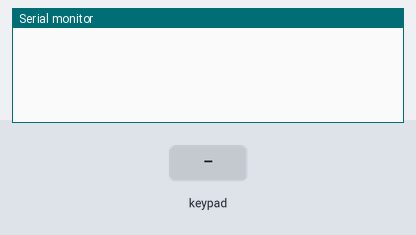
Bench run of a sketch on a simulated Arduino Uno, built with avr-gcc and run on an emulated ATmega328P. Shown: the last lines printed to the serial monitor. Inputs (shaded band) come from the test bench.

Above: at 1.2 s.
1.3 s: key '1' pressed
At 2.5 s:
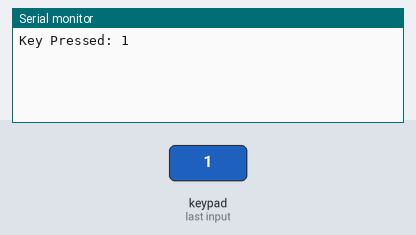
2.8 s: keypad keys 1 2 1 2 1 0 7 # pressed 0.4 s apart
At 6.2 s:
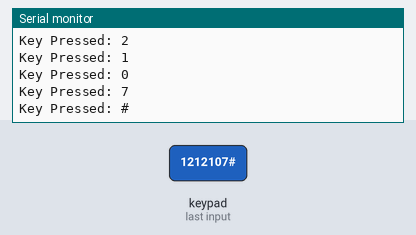
7.5 s: key 'A' pressed
At 8.7 s:
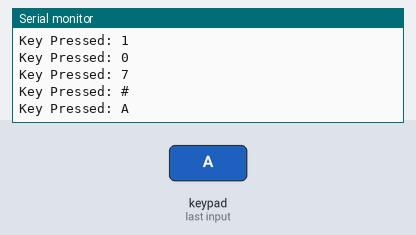
9.0 s: keypad keys 1 2 1 2 1 0 7 * pressed 0.4 s apart
At 12.2 s:
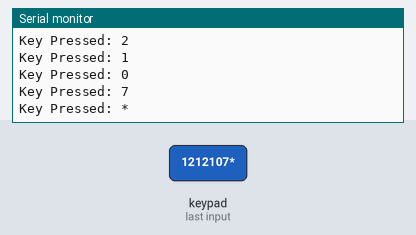
13.7 s: key 'B' pressed
At 14.7 s:
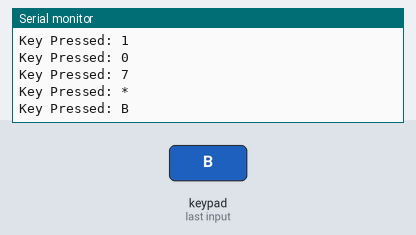
15.2 s: keypad keys 1 2 1 2 1 0 7 D pressed 0.4 s apart
At 19.2 s:
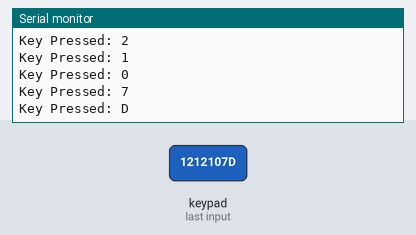
Timing chart, 0 to 20.7 s (numbered marks = the images above; inputs shaded):
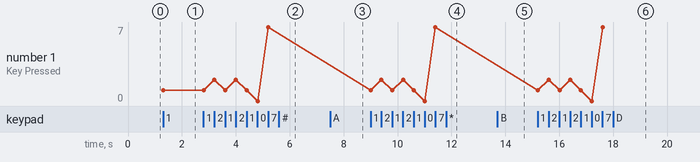

Measured:
- after the input at 1.3 s, the serial monitor: prints a new line at once (image 1)
- after the input at 2.8 s, the serial monitor: prints a new line after 0.40 s (image 2)
- after the input at 7.5 s, the serial monitor: prints a new line at once (image 3)
- after the input at 9.0 s, the serial monitor: prints a new line at once (image 4)
- after the input at 13.7 s, the serial monitor: prints a new line at once (image 5)
- after the input at 15.2 s, the serial monitor: prints a new line at once (image 6)
- plotted number 1: 1 → 7 after the input at 2.8 s

The sketch:

keypad_4x4.ino
```cpp
// 28/04/2022
// PROTOTYPE for using keypad (numpad)
// Hardware needed: Arduino microcontroller (e.g. UNO R3)
//                  Jumper wires
//                  Keypad 4x4


#include <Keypad.h>

const byte ROWS = 4; // number of rows in the keypad
const byte COLS = 4; // number of columns in the keypad

char keys[ROWS][COLS] = { // keypad layout
  {'1', '2', '3', 'A'},
  {'4', '5', '6', 'B'},
  {'7', '8', '9', 'C'},
  {'*', '0', '#', 'D'}
};

// KEYPAD connections
// 8 holes to plug in, the first 4 are black, and the last 4 are white
// Black is for rows (?) and starts counting them as 0, 1, 2, 3 (top - down)
// White is for columns (?) and starts countring them as 0, 1, 2, 3 (left - right)

byte rowPins[ROWS] = {12, 12, 10, 7}; // pins connected to keypad rows
byte colPins[COLS] = {11, 4, 6, 5}; // pins connected to keypad columns

// create Keypad object to connect with hardware
Keypad keypad = Keypad(makeKeymap(keys), rowPins, colPins, ROWS, COLS);

void setup() {
  Serial.begin(9600); // initialize serial communication
}

void loop() {
  char key = keypad.getKey(); // read keypad input

  if (key != '\0') { // if a key is pressed
    Serial.print("Key Pressed: ");
    Serial.println(key); // display the key on the serial monitor
  }
}
```
